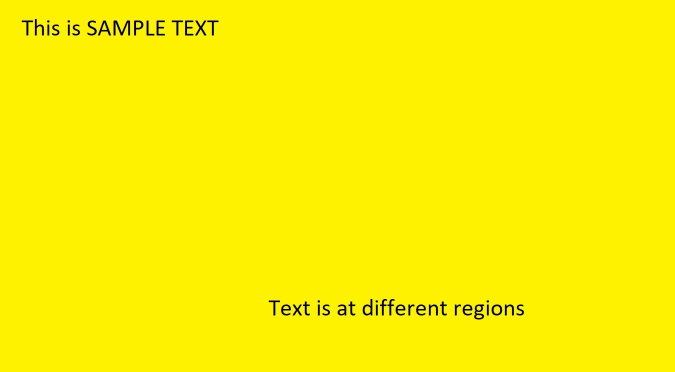
#> input picture Data/sample4.jpg, 1350 x 744 px (shown at 1/2 size)
$ jupyter execute --allow-errors OCRdetection.ipynb
#> lines starting #> are read from the running program, lines starting #| are printed output that depends on the picture; after the words box and inside, x2 and y2 are one past the last pixel; in counts of white or black regions, pixels touching at a corner belong together
# OCR Applications (on Image and Video)
- Using OpenCV and Google's tesseract
- Practitioner: VAIBHAV HASWANI

## 1) ON IMAGE

### Imports

i'have downloaded the OCR engine from https://github.com/UB-Mannheim/tesseract/wiki

[cell 1]
import cv2
import pytesseract

#defining path to tesseract OCR engine command line executable
pytesseract.pytesseract.tesseract_cmd = r"C:\Program Files\Tesseract-OCR\tesseract.exe"

### Thresholding

i'hv used Simple Binary Thresholding and OSTU binarization

*Simple Binary thresholding*: finds a threshold and set the image color white if < threshold and black if > threshold

*OSTU thresholding*: automatically picks a threshold for image

[cell 2]
img=cv2.imread('./Data/sample4.jpg')                                                   #reading image
#> img is the input picture: shape (744, 1350, 3); mean B, G, R 0.6, 240.2, 252.1
gray_img=cv2.cvtColor(img,cv2.COLOR_BGR2GRAY)                                   #Converting to GRAY scale as
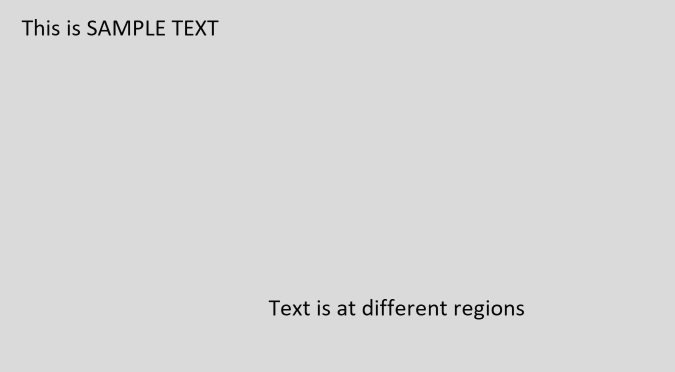
#> gray_img: shape (744, 1350) (shown at 1/2 size); min 0, max 227, mean 216.4
binary_img=cv2.threshold(gray_img,0,255,cv2.THRESH_OTSU | cv2.THRESH_BINARY)[1] #Performing simple thresholding with OTSU binarization
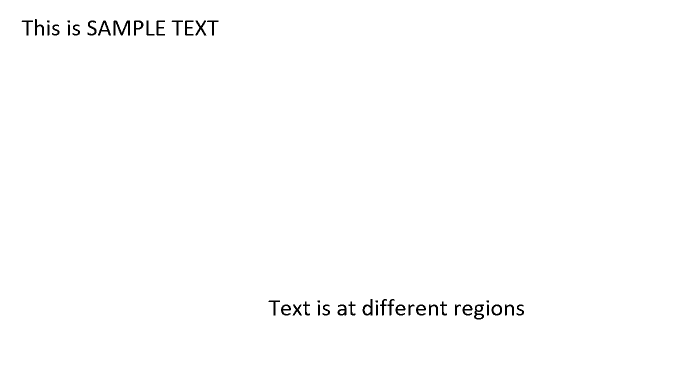
#> binary_img: shape (744, 1350) (shown at 1/2 size); 99.2% white; 45 black regions (5 under 20 px), largest, box (x1, y1, x2, y2) and area: (227, 41, 260, 71) 456, (948, 609, 968, 639) 304, (725, 598, 745, 631) 284
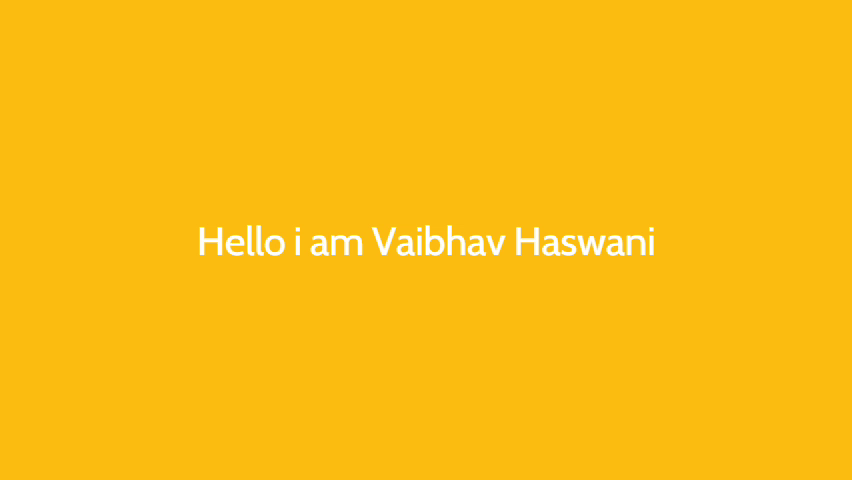
#> input picture frame 12 of Data/Example_for_OCR3.mp4, 852 x 480 px
#> further down, frame is the input picture: shape (480, 852, 3); mean B, G, R 18.6, 188.7, 250.9
#> `gray_frame=cv2.cvtColor(frame,cv2.COLOR_BGR2GRAY)`:
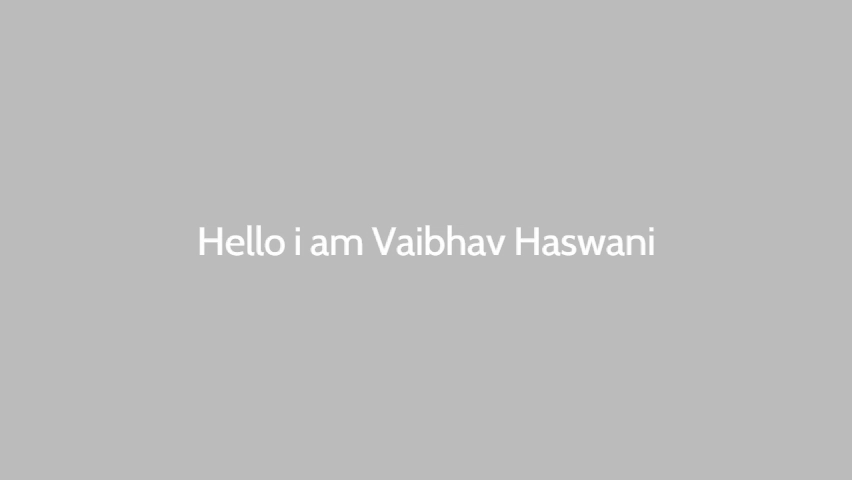
#> gray_frame: shape (480, 852); min 184, max 255, mean 187.7
#> `binary_frame=cv2.threshold(gray_frame,0,255,cv2.THRESH_OTSU | cv2.THRE..`:
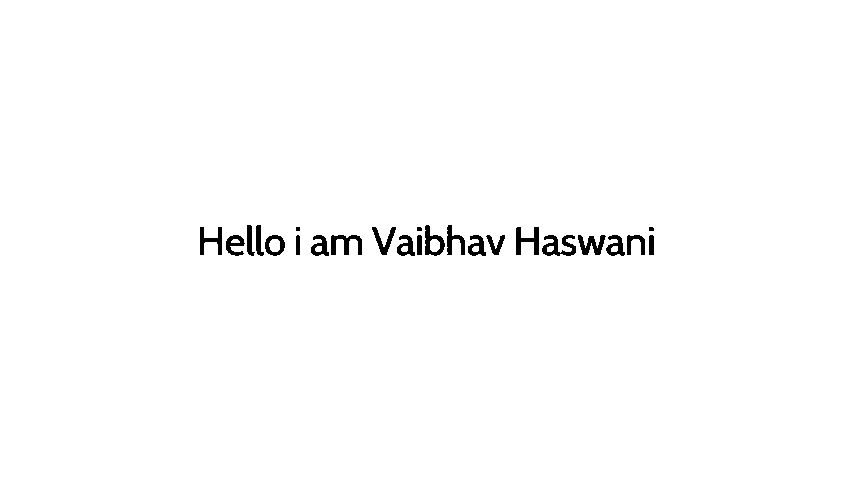
#> binary_frame: shape (480, 852); 98.9% white; 24 black regions (3 under 20 px), largest, box (x1, y1, x2, y2) and area: (542, 235, 576, 256) 377, (516, 227, 539, 255) 331, (331, 235, 362, 255) 328
cv2.imshow('threshold image',binary_img)                                        #Opening binary image
cv2.waitKey(0)                                                                  #Exit at pressing any key
cv2.destroyAllWindows()                                                         #destroying windows

### Custom configurations

* --psm: Specify page segmentation mode.
* --oem: Specify OCR Engine mode.

[cell 3]
custom_config = r'--oem 3 --psm 6'                                              #Addind oem and psm to custom config
#> (the rest of this cell did not finish here and is left out)

### Identifying text in image

[cell 4]
im=img.copy()
#> (the rest of this cell did not finish here and is left out)

### Defining Parsing function

[cell 5]
def parse(data):
    '''Function to parse data from detected text'''
    parsed=[]
    last_word=''
    for word in data:
        if word!='':
            parsed.append(word)
            last_word=word
        if last_word!='' and word=='':
            parsed.append('\n')

    return " ".join(parsed)

### Saving Data

#> (a cell that did not finish here is left out)

# OCR Applications (on Image and Video)
- Using OpenCV and Google's tesseract
- Practitioner: VAIBHAV HASWANI

## 2) ON VIDEO

### imports

[cell 7]
import time
import pandas as pd
import cv2
import pytesseract

#defining path to tesseract OCR engine command line executable
pytesseract.pytesseract.tesseract_cmd = r"C:\Program Files\Tesseract-OCR\tesseract.exe"

### Video instance

[cell 8]
video=cv2.VideoCapture('./Data/Example_for_OCR3.mp4')

### Defining Parser

[cell 9]
parsed_data={}
def video_parser(time,data):
    '''Parse Data'''
    if data!='' and time not in parsed_data.keys():
        if data not in parsed_data.values():
            parsed_data[time]=data

def rescale_frame(frame, percent=75):
    width = int(frame.shape[1] * percent/ 100)
    height = int(frame.shape[0] * percent/ 100)
    dim = (width, height)
    return cv2.resize(frame, dim, interpolation =cv2.INTER_AREA)
def parse(data):
    '''Function to parse data from detected text'''
    not_nes=['\\','/','!','~','`','|','-','=']
    parsed=[]
    last_word=''
    for word in data:
        if word!='' and word not in not_nes:
            parsed.append(word)
            last_word=word

    return " ".join(parsed)

### Extraction

[cell 10]
custom_config = r'--oem 1 --psm 6'
start=time.time()# Start Time

#> (the rest of this cell did not finish here and is left out)
